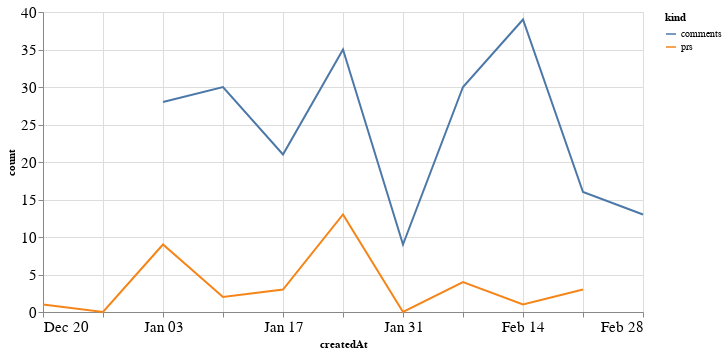

Source (notebook cell):
### Code cell
alt.Chart(total_time, width=600).mark_line().encode(
    x='createdAt',
    y='count',
    color='kind'
)

### Figure 1 — Vega-Lite specification as saved in the notebook (floating-point values rounded to 4 significant figures)
{"config": {"axisLeft": {"labelFontSize": 15}, "axisBottom": {"labelFontSize": 15}}, "data": {"name": "data-35898c9c2bea1fec9aa7d360b91337e2"}, "mark": "line", "encoding": {"color": {"type": "nominal", "field": "kind"}, "x": {"type": "temporal", "field": "createdAt"}, "y": {"type": "quantitative", "field": "count"}}, "width": 600, "$schema": "https://vega.github.io/schema/vega-lite/v4.8.1.json", "datasets": {"data-35898c9c2bea1fec9aa7d360b91337e2": [{"createdAt": "2020-12-20T00:00:00", "kind": "prs", "count": 1.0}, {"createdAt": "2020-12-27T00:00:00", "kind": "prs", "count": 0.0}, {"createdAt": "2021-01-03T00:00:00", "kind": "prs", "count": 9.0}, {"createdAt": "2021-01-10T00:00:00", "kind": "prs", "count": 2.0}, {"createdAt": "2021-01-17T00:00:00", "kind": "prs", "count": 3.0}, {"createdAt": "2021-01-24T00:00:00", "kind": "prs", "count": 13.0}, {"createdAt": "2021-01-31T00:00:00", "kind": "prs", "count": 0.0}, {"createdAt": "2021-02-07T00:00:00", "kind": "prs", "count": 4.0}, {"createdAt": "2021-02-14T00:00:00", "kind": "prs", "count": 1.0}, {"createdAt": "2021-02-21T00:00:00", "kind": "prs", "count": 3.0}, {"createdAt": "2021-02-28T00:00:00", "kind": "prs", "count": null}, {"createdAt": "2020-12-20T00:00:00", "kind": "comments", "count": null}, {"createdAt": "2020-12-27T00:00:00", "kind": "comments", "count": null}, {"createdAt": "2021-01-03T00:00:00", "kind": "comments", "count": 28.0}, {"createdAt": "2021-01-10T00:00:00", "kind": "comments", "count": 30.0}, {"createdAt": "2021-01-17T00:00:00", "kind": "comments", "count": 21.0}, {"createdAt": "2021-01-24T00:00:00", "kind": "comments", "count": 35.0}, {"createdAt": "2021-01-31T00:00:00", "kind": "comments", "count": 9.0}, {"createdAt": "2021-02-07T00:00:00", "kind": "comments", "count": 30.0}, {"createdAt": "2021-02-14T00:00:00", "kind": "comments", "count": 39.0}, {"createdAt": "2021-02-21T00:00:00", "kind": "comments", "count": 16.0}, {"createdAt": "2021-02-28T00:00:00", "kind": "comments", "count": 13.0}]}}
